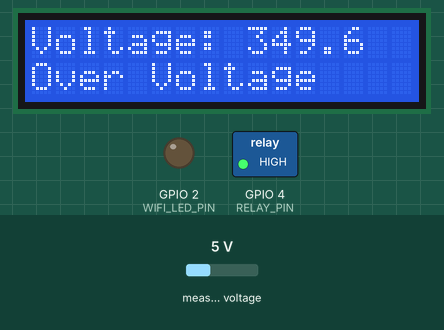
Recording of a sketch running on a simulated ESP32. On the bench: 16×2 character LCD, switched loads named in the sketch (green lamp = pin HIGH), output pins drawn as LEDs (lit = HIGH). The test bench sets the inputs (shaded band); at power-on: measured voltage 5 V. WiFi joins after 1.5 s; servers stay silent unless stated; what the sketch prints to the serial monitor is not drawn.

Above: at 1.3 s.
1.4 s: measured voltage set to 0.3 V
At 3.4 s:
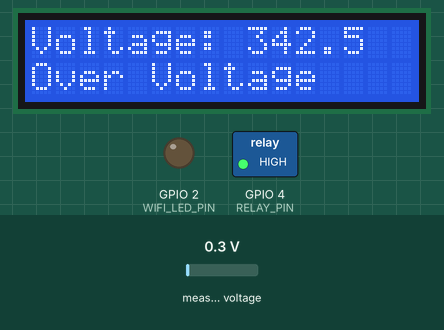
3.7 s: measured voltage set to 3.8 V
At 4.6 s:
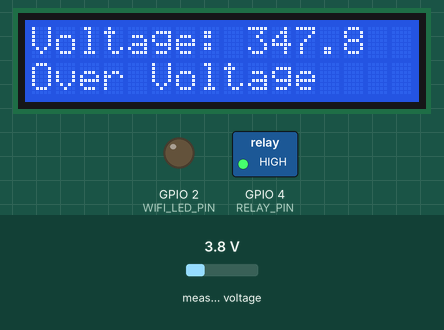
5.8 s: measured voltage set to 7.5 V
At 6.9 s:
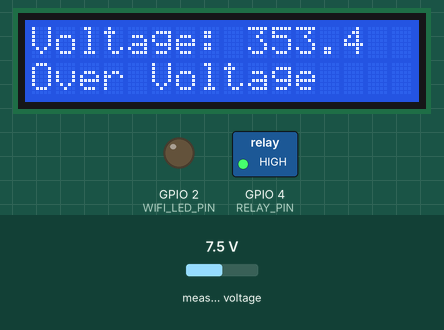
Timing chart, 0 to 8.8 s (numbered marks = the images above; inputs shaded):
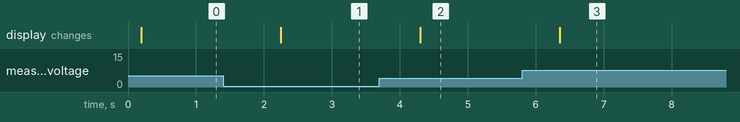

The sketch:

OV_UV_Protection_System.ino
```cpp
// #include <Wire.h>
// #include <ZMPT101B.h>
// #include <LiquidCrystal.h>

// #define SENSITIVITY 500.0f
// #define CALIBRATION_FACTOR 1.52

// #define OVER_VOLTAGE 240.0
// #define UNDER_VOLTAGE 210.0

// #define RELAY_PIN 4

// LiquidCrystal lcd(19, 23, 18, 17, 16, 15);
// ZMPT101B voltageSensor(27, 50.0);

// void setup() {
//   lcd.begin(16, 2);
//   lcd.print("Display Working...");
//   Serial.begin(115200);
//   voltageSensor.setSensitivity(SENSITIVITY);

//   pinMode(RELAY_PIN, OUTPUT);
//   digitalWrite(RELAY_PIN, HIGH); // Start OFF (relay OFF, device OFF)
// }

// void sensor() {
//   float voltage = voltageSensor.getRmsVoltage() * CALIBRATION_FACTOR;
//   if (voltage < 50) voltage = 0;

//   Serial.print("Voltage: ");
//   Serial.println(voltage);

//   lcd.clear();
//   lcd.setCursor(0, 0);
//   lcd.print("Voltage: ");
//   lcd.print(voltage, 1);

//   lcd.setCursor(0, 1);
//   if (voltage == 0) {
//     lcd.print("No AC Voltage   ");
//     digitalWrite(RELAY_PIN, HIGH); // Relay OFF (trip)
//   } else if (voltage < UNDER_VOLTAGE) {
//     lcd.print("Under Voltage   ");
//     digitalWrite(RELAY_PIN, HIGH); // Relay OFF (trip)
//   } else if (voltage > OVER_VOLTAGE) {
//     lcd.print("Over Voltage    ");
//     digitalWrite(RELAY_PIN, HIGH); // Relay OFF (trip)
//   } else {
//     lcd.print("Normal Voltage  ");
//     digitalWrite(RELAY_PIN, LOW);  // Relay ON (device ON)
//   }
// }

// void loop() {
//   sensor();
//   delay(1000);
// }


// #include <WiFi.h>
// #include "RMaker.h"
// #include "WiFiProv.h"
// #include <ZMPT101B.h>
// #include <LiquidCrystal.h>

// #define SENSITIVITY 500.0f
// #define CALIBRATION_FACTOR 1.52
// #define OVER_VOLTAGE 240.0
// #define UNDER_VOLTAGE 210.0
// #define RELAY_PIN 4

// const char *service_name = "VoltageMonitor";
// const char *pop = "12345678"; // Proof of possession

// LiquidCrystal lcd(19, 23, 18, 17, 16, 15);
// ZMPT101B voltageSensor(27, 50.0);

// // Create Switch device
// Switch my_switch("Relay", NULL, false);
// // Add a custom voltage parameter (read-only)
// Param voltage_param("Voltage", "esp.param.voltage", value((float)0.0), PROP_FLAG_READ);

// void sysProvEvent(arduino_event_t *sys_event) {
//     switch(sys_event->event_id) {
//         case ARDUINO_EVENT_PROV_START:
//             Serial.println("Provisioning started");
//             printQR(service_name, pop, "ble");
//             break;
//         default:
//             break;
//     }
// }

// // Relay control callback
// void relayWriteCallback(Device *device, Param *param, const param_val_t val, void *priv_data, write_ctx_t *ctx) {
//     bool relayState = val.val.b;
//     digitalWrite(RELAY_PIN, relayState ? LOW : HIGH); // Active LOW relay
//     param->updateAndReport(val);
// }

// void setup() {
//     Serial.begin(115200);
//     lcd.begin(16, 2);
//     lcd.print("Display Working...");
//     voltageSensor.setSensitivity(SENSITIVITY);

//     pinMode(RELAY_PIN, OUTPUT);
//     digitalWrite(RELAY_PIN, HIGH); // OFF (active LOW)

//     my_switch.addCb(relayWriteCallback);
//     my_switch.addParam(voltage_param);

//     // Correct: create a node and add device to node, then initialize RMaker with that node
//     static Node my_node; // static to avoid stack issues
//     my_node = RMaker.initNode("Voltage Monitor Node");
//     my_node.addDevice(my_switch);

//     RMaker.enableOTA(OTA_USING_PARAMS);
//     RMaker.start();

//     WiFi.onEvent(sysProvEvent);
//     WiFiProv.beginProvision(WIFI_PROV_SCHEME_BLE, WIFI_PROV_SECURITY_1, service_name, pop);
// }

// void loop() {
//     float voltage = voltageSensor.getRmsVoltage() * CALIBRATION_FACTOR;
//     if (voltage < 50) voltage = 0;

//     lcd.clear();
//     lcd.setCursor(0, 0);
//     lcd.print("Voltage: ");
//     lcd.print(voltage, 1);

//     bool relayState;
//     lcd.setCursor(0, 1);
//     if (voltage == 0) {
//         lcd.print("No AC Voltage   ");
//         digitalWrite(RELAY_PIN, HIGH); relayState = false;
//     } else if (voltage < UNDER_VOLTAGE) {
//         lcd.print("Under Voltage   ");
//         digitalWrite(RELAY_PIN, HIGH); relayState = false;
//     } else if (voltage > OVER_VOLTAGE) {
//         lcd.print("Over Voltage    ");
//         digitalWrite(RELAY_PIN, HIGH); relayState = false;
//     } else {
//         lcd.print("Normal Voltage  ");
//         digitalWrite(RELAY_PIN, LOW);  relayState = true;
//     }

//     // Report voltage and relay state to ESP RainMaker
//     voltage_param.updateAndReport(value((float)voltage));
//     my_switch.updateAndReportParam(ESP_RMAKER_DEF_POWER_NAME, relayState);

//     delay(1000);
// }


#include "RMaker.h"
#include "WiFi.h"
#include "WiFiProv.h"
#include <Wire.h>
#include <ZMPT101B.h>
#include <LiquidCrystal.h>

#define SENSITIVITY 500.0f
#define CALIBRATION_FACTOR 1.52

#define OVER_VOLTAGE 240.0
#define UNDER_VOLTAGE 210.0

#define RELAY_PIN 4
#define AC_SENSOR_PIN 27
#define RESET_BUTTON_PIN 0
#define WIFI_LED_PIN 2

LiquidCrystal lcd(19, 23, 18, 17, 16, 15);
ZMPT101B voltageSensor(AC_SENSOR_PIN, 50.0);

char deviceName[] = "MainRelay";
static uint8_t relayPin = RELAY_PIN;
static Switch main_relay(deviceName, &relayPin);

// ---------- NEW: Custom RainMaker Params ----------
static Param voltage_param("Voltage", "esp.param.voltage", value(0.0f), PROP_FLAG_READ | PROP_FLAG_PERSIST);
static Param status_param("Voltage Status", "esp.param.status", value((char*)"Unknown"), PROP_FLAG_READ | PROP_FLAG_PERSIST);
// --------------------------------------------------

bool toggleState = LOW;
bool manualOverride = false;
bool g_provisioned = false;

unsigned long previousReconnectAttempt = 0;
const unsigned long reconnectInterval = 10000;
const char *service_name = "PROV_VOLT";
const char *pop = "1234567";

float lastVoltage = 0.0;
String lastStatus = "Init";

void sysProvEvent(arduino_event_t *sys_event) {
    // ... (unchanged)
}

void write_callback(Device *device, Param *param, const param_val_t val, void *priv_data, write_ctx_t *ctx) {
    // ... (unchanged)
}

void manual_control() {
    // ... (unchanged)
}

void check_voltage_and_control() {
    float voltage = voltageSensor.getRmsVoltage() * CALIBRATION_FACTOR;
    if (voltage < 50) voltage = 0;

    String status;
    bool relayShouldBe = LOW;
    if (voltage == 0) {
        status = "No AC Voltage";
        relayShouldBe = HIGH;
    } else if (voltage < UNDER_VOLTAGE) {
        status = "Under Voltage";
        relayShouldBe = HIGH;
    } else if (voltage > OVER_VOLTAGE) {
        status = "Over Voltage";
        relayShouldBe = HIGH;
    } else {
        status = "Normal Voltage";
        relayShouldBe = LOW;
    }
    if (!manualOverride) {
        if (toggleState != relayShouldBe) {
            toggleState = relayShouldBe;
            digitalWrite(relayPin, toggleState);
            main_relay.updateAndReportParam(ESP_RMAKER_DEF_POWER_NAME, toggleState == LOW);
        }
    }
    lcd.clear();
    lcd.setCursor(0, 0);
    lcd.print("Voltage: ");
    lcd.print(voltage, 1);
    lcd.setCursor(0, 1);
    lcd.print(status);

    // ----------- UPDATE RAINMAKER PARAMETERS -----------
    voltage_param.updateAndReport(value(voltage));
    status_param.updateAndReport(value(status.c_str()));
    // ---------------------------------------------------

    Serial.print("Voltage: ");
    Serial.print(voltage, 1);
    Serial.print("V  | Status: ");
    Serial.println(status);

    lastVoltage = voltage;
    lastStatus = status;
}

void setup() {
    Serial.begin(115200);
    WiFi.disconnect(true, true);
    delay(100);
    pinMode(relayPin, OUTPUT);
    pinMode(WIFI_LED_PIN, OUTPUT);
    pinMode(RESET_BUTTON_PIN, INPUT_PULLUP);
    digitalWrite(relayPin, HIGH);
    digitalWrite(WIFI_LED_PIN, LOW);

    lcd.begin(16, 2);
    lcd.print("Display Working...");
    voltageSensor.setSensitivity(SENSITIVITY);

    Node my_node = RMaker.initNode("ESP32_Voltage_Protect");
    main_relay.addCb(write_callback);
    my_node.addDevice(main_relay);

    // ------------- ADD CUSTOM PARAMETERS TO NODE -------------
    main_relay.addParam(voltage_param);
    main_relay.addParam(status_param);
    // ---------------------------------------------------------

    RMaker.enableOTA(OTA_USING_PARAMS);
    RMaker.enableTZService();
    RMaker.enableSchedule();

    Serial.printf("\nChip ID:  %u Service Name: %s\n", ESP.getChipRevision(), service_name);
    Serial.printf("\nStarting ESP-RainMaker\n");
    RMaker.start();

    WiFi.onEvent(sysProvEvent);

    if (!g_provisioned) {
    #if CONFIG_IDF_TARGET_ESP32
        WiFiProv.beginProvision(
            WIFI_PROV_SCHEME_BLE,
            WIFI_PROV_SCHEME_HANDLER_FREE_BTDM,
            WIFI_PROV_SECURITY_1,
            pop,
            service_name
        );
    #else
        WiFiProv.beginProvision(
            WIFI_PROV_SCHEME_SOFTAP,
            WIFI_PROV_SCHEME_HANDLER_NONE,
            WIFI_PROV_SECURITY_1,
            pop,
            service_name
        );
    #endif
    }
    main_relay.updateAndReportParam(ESP_RMAKER_DEF_POWER_NAME, false);
}

void loop()
{
    manual_control();
    check_voltage_and_control();

    // Reset/provisioning logic (matches template)
    if (digitalRead(RESET_BUTTON_PIN) == LOW) {
        Serial.printf("Reset Button Pressed!\n");
        delay(100);
        int startTime = millis();
        while (digitalRead(RESET_BUTTON_PIN) == LOW) delay(50);
        int endTime = millis();

        if ((endTime - startTime) > 10000) {
            Serial.printf("Reset to factory.\n");
            RMakerFactoryReset(2);
        } else if ((endTime - startTime) > 3000) {
            Serial.printf("Reset Wi-Fi.\n");
            RMakerWiFiReset(2);
        }
    }

    delay(1000);

    static unsigned long lastPrint = 0;
    unsigned long currentMillis = millis();

    if (g_provisioned) {
        if (WiFi.status() != WL_CONNECTED) {
            digitalWrite(WIFI_LED_PIN, LOW);
            if (currentMillis - previousReconnectAttempt >= reconnectInterval) {
                Serial.println("WiFi disconnected. Trying to reconnect...");
                WiFi.begin();
                previousReconnectAttempt = currentMillis;
            }
        } else {
            digitalWrite(WIFI_LED_PIN, HIGH);
            if (currentMillis - lastPrint >= 30000) {
                Serial.println("WiFi still connected.");
                lastPrint = currentMillis;
            }
        }
    } else {
        Serial.println("Device not provisioned. Waiting for provisioning...");
        digitalWrite(WIFI_LED_PIN, LOW);
    }
}
```

Measured:
- after the input at 1.4 s, the display: changes after 0.85 s (image 1)
- after the input at 3.7 s, the display: changes after 0.60 s (image 2)
- after the input at 5.8 s, the display: changes after 0.56 s (image 3)
